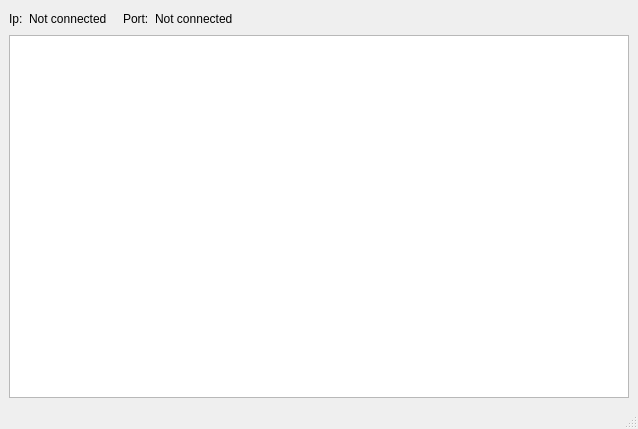
<?xml version="1.0" encoding="UTF-8"?>
<ui version="4.0">
 <class>MainWindow</class>
 <widget class="QMainWindow" name="MainWindow">
  <property name="geometry">
   <rect>
    <x>0</x>
    <y>0</y>
    <width>638</width>
    <height>429</height>
   </rect>
  </property>
  <property name="windowTitle">
   <string>MainWindow</string>
  </property>
  <widget class="QWidget" name="centralwidget">
   <layout class="QVBoxLayout" name="verticalLayout">
    <item>
     <layout class="QHBoxLayout" name="horizontalLayout">
      <item>
       <widget class="QLabel" name="label">
        <property name="text">
         <string>Ip:</string>
        </property>
       </widget>
      </item>
      <item>
       <widget class="QLabel" name="serverLabel">
        <property name="text">
         <string>Not connected</string>
        </property>
       </widget>
      </item>
      <item>
       <spacer name="horizontalSpacer">
        <property name="orientation">
         <enum>Qt::Horizontal</enum>
        </property>
        <property name="sizeType">
         <enum>QSizePolicy::Fixed</enum>
        </property>
        <property name="sizeHint" stdset="0">
         <size>
          <width>10</width>
          <height>20</height>
         </size>
        </property>
       </spacer>
      </item>
      <item>
       <widget class="QLabel" name="label_3">
        <property name="text">
         <string>Port:</string>
        </property>
       </widget>
      </item>
      <item>
       <widget class="QLabel" name="portLabel">
        <property name="text">
         <string>Not connected</string>
        </property>
       </widget>
      </item>
      <item>
       <spacer name="horizontalSpacer_2">
        <property name="orientation">
         <enum>Qt::Horizontal</enum>
        </property>
        <property name="sizeHint" stdset="0">
         <size>
          <width>40</width>
          <height>20</height>
         </size>
        </property>
       </spacer>
      </item>
     </layout>
    </item>
    <item>
     <widget class="QGraphicsView" name="graphicsView"/>
    </item>
   </layout>
  </widget>
  <widget class="QMenuBar" name="menubar">
   <property name="geometry">
    <rect>
     <x>0</x>
     <y>0</y>
     <width>638</width>
     <height>22</height>
    </rect>
   </property>
  </widget>
  <widget class="QStatusBar" name="statusbar"/>
 </widget>
 <resources/>
 <connections/>
</ui>
